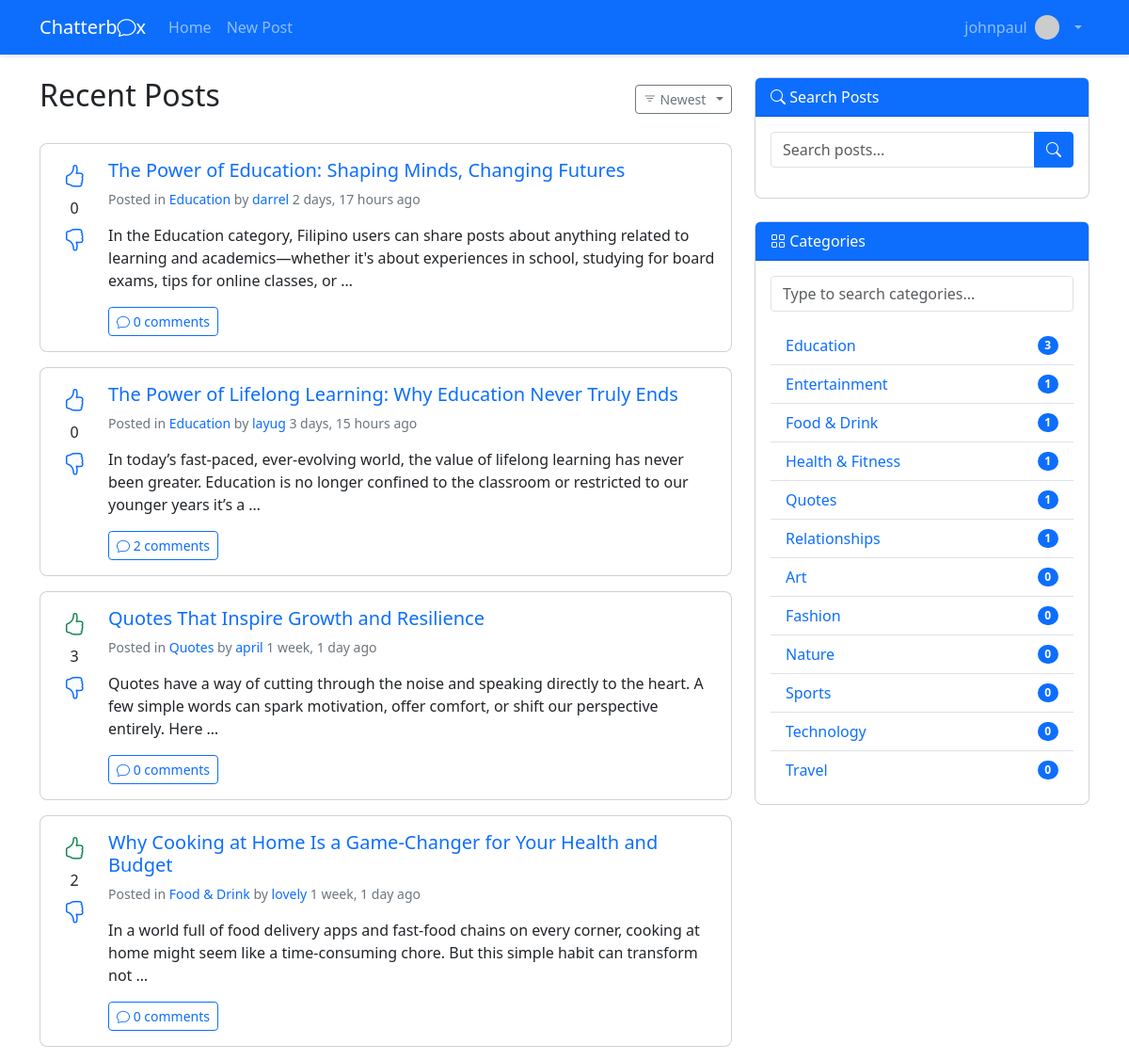
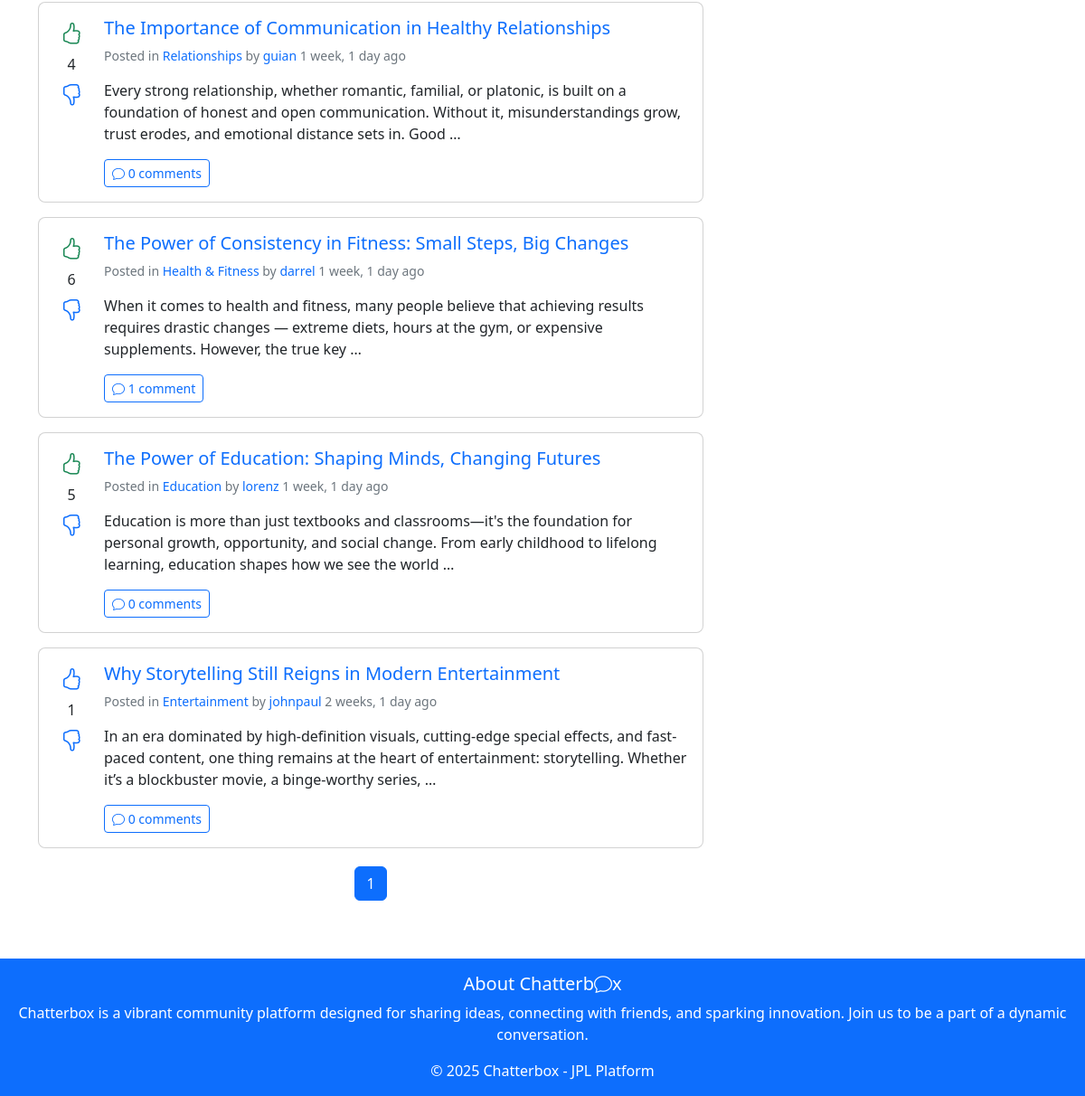
Screenshot of / (signed in) with the database file from the repository (2 pictures, top to bottom).
### core/models.py (models this page shows, shortened)
class User(AbstractUser):
    is_spammer = models.BooleanField(default=False)
    last_post_time = models.DateTimeField(null=True, blank=True)

class Post(models.Model):
    title = models.CharField(max_length=200, validators=[MinLengthValidator(5)])
    content = models.TextField(validators=[MinLengthValidator(10)])
    created_at = models.DateTimeField(auto_now_add=True)
    updated_at = models.DateTimeField(auto_now=True)
    author = models.ForeignKey(User, on_delete=models.CASCADE)
    category = models.ForeignKey(Category, on_delete=models.CASCADE)
    upvotes = models.ManyToManyField(User, related_name='upvoted_posts', blank=True)
    downvotes = models.ManyToManyField(User, related_name='downvoted_posts', blank=True)
    def vote_score(self):
        return self.upvotes.count() - self.downvotes.count()

class Category(models.Model):
    name = models.CharField(max_length=100, unique=True)
    slug = models.SlugField(max_length=100, unique=True)
    description = models.TextField(blank=True)
    class Meta:
        verbose_name_plural = "categories"

### core/views.py (the view)
# urls.py: 2. Add a URL to urlpatterns:  path('', views.home, name='home')
def home(request):
    categories = Category.objects.annotate(post_count=Count('post')).order_by('-post_count')
    posts = Post.objects.select_related('author', 'category').prefetch_related('upvotes', 'downvotes').order_by('-created_at')
    paginator = Paginator(posts, 10)
    page_number = request.GET.get('page')
    page_obj = paginator.get_page(page_number)
    context = {
        'categories': categories,
        'page_obj': page_obj,
    }
    return render(request, 'core/home.html', context)

### core/templates/core/home.html (shortened to what this page needs)
{% extends 'core/base.html' %}
{% block content %}
<div class="row">
    <div class="col-md-8">
        <div class="d-flex justify-content-between align-items-center mb-4">
            <h2>Recent Posts</h2>
            <div class="dropdown">
                <button class="btn btn-sm btn-outline-secondary dropdown-toggle" type="button" id="filterDropdown" data-bs-toggle="dropdown">
                    <i class="bi bi-filter"></i> <span id="current-sort">Newest</span>
                </button>
            </div>
        </div>
        <div id="posts-container">
            {% for post in page_obj %}
            <div class="card mb-3 post-item" data-created="{{ post.created_at|date:'U' }}" data-votes="{{ post.vote_score }}" data-upvotes="{{ post.upvotes.count }}" data-downvotes="{{ post.downvotes.count }}">
                <div class="card-body">
                    <div class="d-flex">
                        <div class="vote-buttons text-center me-3">
                            <a href="{% url 'vote_post' post.id 'up' %}" class="text-decoration-none">
                                <i class="bi bi-hand-thumbs-up {% if request.user in post.upvotes.all %}text-success{% endif %}"></i>
                            </a>
                            <div class="my-1">{{ post.vote_score }}</div>
                            <a href="{% url 'vote_post' post.id 'down' %}" class="text-decoration-none">
                                <i class="bi bi-hand-thumbs-down {% if request.user in post.downvotes.all %}text-danger{% endif %}"></i>
                            </a>
                        </div>
                        <div>
                            <h5 class="card-title">
                                <a href="{% url 'post_detail' post.id %}" class="text-decoration-none">{{ post.title }}</a>
                            </h5>
                            <p class="card-text text-muted small">
                                Posted in <a href="{% url 'category_detail' post.category.slug %}" class="text-decoration-none">{{ post.category.name }}</a>
                                by <a href="{% url 'user_profile' post.author.username %}" class="text-decoration-none">{{ post.author.username }}</a>
                                <span title="{{ post.created_at }}">{{ post.created_at|timesince }} ago</span>
                            </p>
                            <p class="card-text">{{ post.content|truncatewords:30 }}</p>
                            <a href="{% url 'post_detail' post.id %}" class="btn btn-sm btn-outline-primary">
                                <i class="bi bi-chat"></i> {{ post.comments.count }} comment{{ post.comments.count|pluralize }}
                            </a>
                        </div>
                    </div>
                </div>
            </div>
            {% empty %}
            <div class="alert alert-info">No posts yet. Be the first to post!</div>
            {% endfor %}
        </div>
        <nav aria-label="Page navigation">
            <ul class="pagination">
                {% for num in page_obj.paginator.page_range %}
                    {% if page_obj.number == num %}
                    <li class="page-item active"><a class="page-link" href="#">{{ num }}</a></li>
                    {% elif num > page_obj.number|add:'-3' and num > page_obj.number|add:'3' %}
                    <li class="page-item"><a class="page-link" href="?page={{ num }}&sort={{ current_sort }}">{{ num }}</a></li>
                    {% endif %}
                {% endfor %}
            </ul>
        </nav>
    </div>
    <div class="col-md-4">
        <div class="card mb-4">
            <div class="card-header bg-primary text-white">
                <i class="bi bi-search"></i> Search Posts
            </div>
            <div class="card-body">
                <form id="search-form" method="GET" action="{% url 'search' %}">
                    <div class="input-group mb-3">
                        <input type="text"
                               class="form-control"
                               id="search-input"
                               name="q"
                               placeholder="Search posts..."
                               aria-label="Search posts"
                               autocomplete="off">
                        <button class="btn btn-primary" type="submit">
                            <i class="bi bi-search"></i>
                        </button>
                    </div>
                </form>
            </div>
        </div>
        <div class="card mb-4">
            <div class="card-header bg-primary text-white">
                <i class="bi bi-grid"></i> Categories
            </div>
            <div class="card-body">
                <div class="mb-3 position-relative">
                    <input type="text"
                           id="categorySearch"
                           name="q"
                           class="form-control"
                           placeholder="Type to search categories..."
                           autocomplete="off">
                </div>
                <ul class="list-group list-group-flush" id="categoriesList">
                    {% for category in categories %}
                    <li class="list-group-item d-flex justify-content-between align-items-center">
                        <a href="{% url 'category_detail' category.slug %}" class="text-decoration-none">{{ category.name }}</a>
                        <span class="badge bg-primary rounded-pill">{{ category.post_count }}</span>
                    </li>
                    {% endfor %}
                </ul>
            </div>
        </div>
    </div>
</div>
{% endblock %}

### core/templates/core/base.html (shortened to what this page needs)
<!DOCTYPE html>
<html lang="en">
<head>
    <link href="https://cdn.jsdelivr.net/npm/bootstrap@5.3.0/dist/css/bootstrap.min.css" rel="stylesheet">
    <link rel="stylesheet" href="https://cdn.jsdelivr.net/npm/bootstrap-icons@1.10.0/font/bootstrap-icons.css">
    {% load static %}
    <link rel="stylesheet" href="{% static 'core/css/styles.css' %}">
</head>
<body>
    <nav class="navbar navbar-expand-lg navbar-dark bg-primary">
        <div class="container">
            <a class="navbar-brand" href="{% url 'home' %}">Chatterb<i class="bi bi-chat chat-icon"></i>x</a>
            <div class="collapse navbar-collapse" id="navbarNav">
                <ul class="navbar-nav me-auto">
                    <li class="nav-item">
                        <a class="nav-link" href="{% url 'home' %}">Home</a>
                    </li>
                    {% if user.is_authenticated %}
                    <li class="nav-item">
                        <a class="nav-link" href="{% url 'create_post' %}">New Post</a>
                    </li>
                    {% endif %}
                </ul>
                <ul class="navbar-nav ms-auto">
                    {% if user.is_authenticated %}
                    <li class="nav-item dropdown">
                        <a class="nav-link dropdown-toggle d-flex align-items-center" href="#" id="navbarDropdown" role="button" data-bs-toggle="dropdown">
                            {{ user.username }}
                            <img src="https://ui-avatars.com/api/?name={{ user.username }}" alt="Avatar" class="rounded-circle me-2" width="26" height="26">
                        </a>
                    </li>
                    {% endif %}
                </ul>
            </div>
        </div>
    </nav>
    <div class="container mt-4">
        {% block content %}{% endblock %}
    </div>
    <footer class="bg-light text-center text-lg-start mt-5">
        <div class="text-center p-3 bg-primary text-white">
            <h5>About Chatterb<i class="bi bi-chat chat-icon"></i>x</h5>
            <p>
                Chatterbox is a vibrant community platform designed for sharing ideas, connecting with friends, and sparking innovation. Join us to be a part of a dynamic conversation.
            </p>
            <p class="mb-0">© 2025 Chatterbox - JPL Platform</p>
        </div>
    </footer>
</body>
</html>

### core/static/core/css/styles.css (style rules this page uses)
.vote-buttons { min-width: 40px; }
.text-muted { color: #6c757d!important; }
html, body { height: 100%; }
body { display: flex; flex-direction: column; }
.container { flex: 1; }
footer { margin-top: auto; }
.vote-buttons i { font-size: 1.5rem; cursor: pointer; }
.card { border-radius: 0.5rem; }
.navbar { box-shadow: 0 2px 4px rgba(0,0,0,.1); }
.btn { border-radius: 0.25rem; }
.form-control { border-radius: 0.25rem; }
.pagination { justify-content: center; margin-top: 20px; }
.page-item.active .page-link { background-color: #0d6efd; border-color: #0d6efd; }
.page-link { color: #0d6efd; }

### core/templates/core/home.html (style rules this page uses)
.dropdown-toggle::after { margin-left: 0.5em; }
.post-item { transition: transform 0.2s; }
.vote-buttons { min-width: 40px; }

### rows the page displays
User: username "johnpaul"
Post: vote_score "0", title "The Power of Education: Shaping Minds, Changing Futures", category.name "Education", author.username "darrel", created_at "2 days, 17 hours", content "In the Education category, Filipino users can share posts about anything related to learning and academics—whether it's about experiences in school, studying for board exams, tips for online classes, or …", comments.count "0"
Post: vote_score "0", title "The Power of Lifelong Learning: Why Education Never Truly Ends", category.name "Education", author.username "layug", created_at "3 days, 15 hours", content "In today’s fast-paced, ever-evolving world, the value of lifelong learning has never been greater. Education is no longer confined to the classroom or restricted to our younger years it’s a …", comments.count "2"
Post: vote_score "3", title "Quotes That Inspire Growth and Resilience", category.name "Quotes", author.username "april", created_at "1 week, 1 day", content "Quotes have a way of cutting through the noise and speaking directly to the heart. A few simple words can spark motivation, offer comfort, or shift our perspective entirely. Here …", comments.count "0"
Post: vote_score "2", title "Why Cooking at Home Is a Game-Changer for Your Health and Budget", category.name "Food & Drink", author.username "lovely", created_at "1 week, 1 day", content "In a world full of food delivery apps and fast-food chains on every corner, cooking at home might seem like a time-consuming chore. But this simple habit can transform not …", comments.count "0"
Post: vote_score "4", title "The Importance of Communication in Healthy Relationships", category.name "Relationships", author.username "guian", created_at "1 week, 1 day", content "Every strong relationship, whether romantic, familial, or platonic, is built on a foundation of honest and open communication. Without it, misunderstandings grow, trust erodes, and emotional distance sets in. Good …", comments.count "0"
Post: vote_score "6", title "The Power of Consistency in Fitness: Small Steps, Big Changes", category.name "Health & Fitness", author.username "darrel", created_at "1 week, 1 day", content "When it comes to health and fitness, many people believe that achieving results requires drastic changes — extreme diets, hours at the gym, or expensive supplements. However, the true key …", comments.count "1"
Post: vote_score "5", title "The Power of Education: Shaping Minds, Changing Futures", category.name "Education", author.username "lorenz", created_at "1 week, 1 day", content "Education is more than just textbooks and classrooms—it's the foundation for personal growth, opportunity, and social change. From early childhood to lifelong learning, education shapes how we see the world …", comments.count "0"
Post: vote_score "1", title "Why Storytelling Still Reigns in Modern Entertainment", category.name "Entertainment", author.username "johnpaul", created_at "2 weeks, 1 day", content "In an era dominated by high-definition visuals, cutting-edge special effects, and fast-paced content, one thing remains at the heart of entertainment: storytelling. Whether it’s a blockbuster movie, a binge-worthy series, …", comments.count "0"
Category: name "Education", post_count "3"
Category: name "Entertainment", post_count "1"
Category: name "Food & Drink", post_count "1"
Category: name "Health & Fitness", post_count "1"
Category: name "Quotes", post_count "1"
Category: name "Relationships", post_count "1"
Category: name "Art", post_count "0"
Category: name "Fashion", post_count "0"
Category: name "Nature", post_count "0"
Category: name "Sports", post_count "0"
Category: name "Technology", post_count "0"
Category: name "Travel", post_count "0"

### other values shown
{{ num }} "1"
